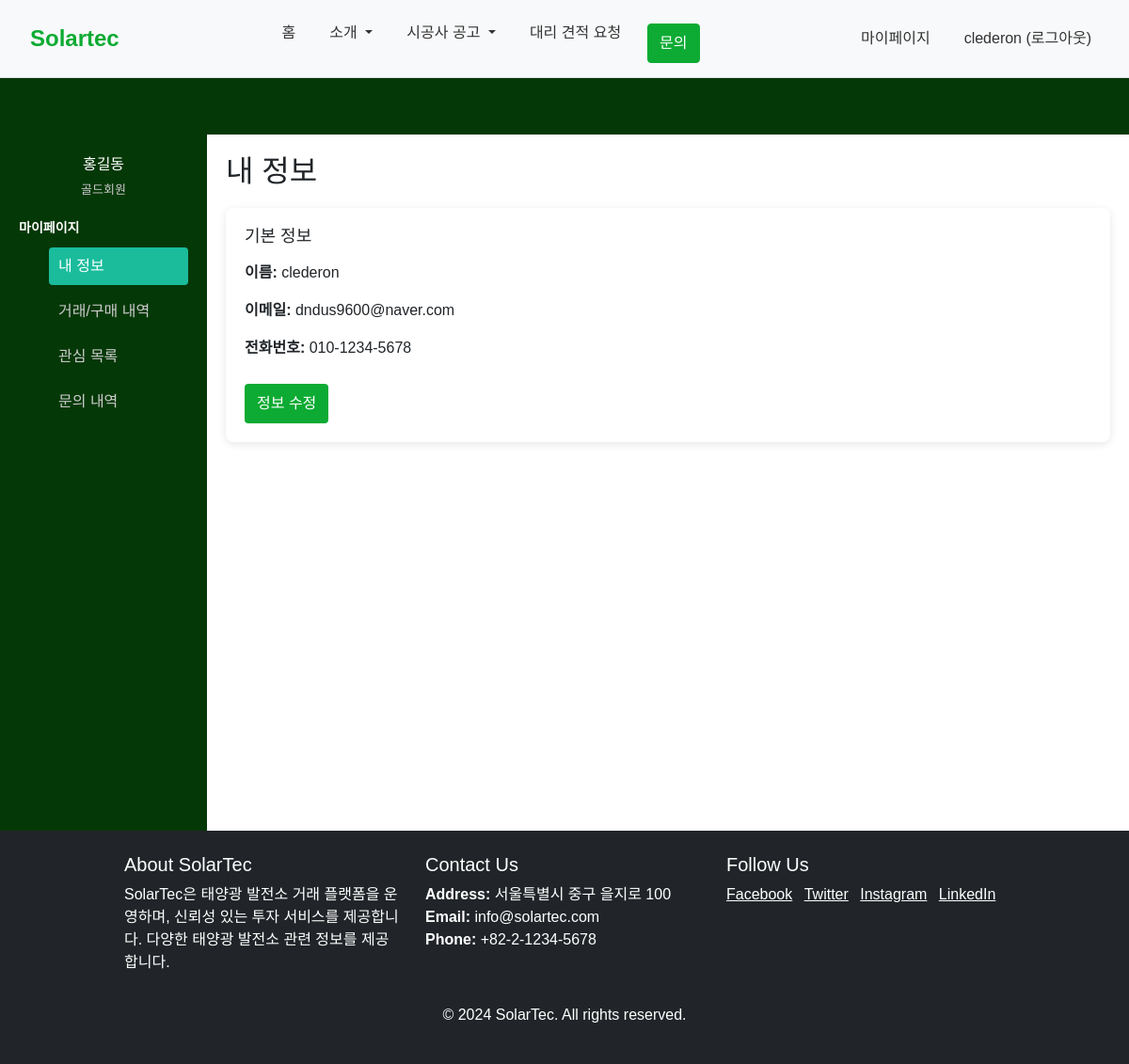
The page /auth/auth/mypage (signed in) on the database its author committed.
### solar/models.py (models this page shows)
class User(db.Model) :
    id = db.Column(db.Integer, primary_key=True)
    username = db.Column(db.String(150), unique=True, nullable=False)
    password = db.Column(db.String(200), nullable=False)
    email = db.Column(db.String(120), unique=True, nullable=False)

### solar/views/auth_views.py (the view)
@bp.route('/auth/mypage')
def mypage():
    user_id = session.get('user_id')
    user = User.query.get(user_id)
    latest_properties = (
        Property.query
        .filter_by(user_id=user_id)
        .order_by(Property.create_date.desc())
        .limit(3)
        .all()
    )
    question_list = Question.query.filter_by(user_id=user_id) \
                                  .order_by(Question.create_date.desc()) \
                                  .paginate(page=request.args.get('page', 1, type=int), per_page=5)
    liked_properties = []
    if g.user:
        liked_properties = Property.query \
            .join(PropertyLike, Property.id == PropertyLike.property_id) \
            .filter(PropertyLike.user_id == g.user.id) \
            .order_by(Property.create_date.desc()) \
            .all()
    return render_template('auth/mypage.html', user=user, question_list=question_list, latest_properties=latest_properties, liked_properties=liked_properties)

### solar/filter.py (called while the page is built)
def format_datetime(value, fmt = '%Y년 %m월 %d일 %H:%M') :
    return value.strftime(fmt)

### solar/views/auth_views.py (called while the page is built)
@bp.before_app_request
def load_logged_in_user() :
    user_id = session.get('user_id')
    if user_id is None :
        g.user = None
    else :
        g.user = User.query.get(user_id)

### solar/templates/auth/mypage.html (shortened to what this page needs)
{% extends 'base.html' %} {% block content %}
<head>
</head>
<body>
  <div class="header">
  </div>
  <div class="main-container">
    <div class="sidebar">
      <div class="profile-box">
        <div class="nickname">홍길동</div>
        <div style="font-size: 13px;">골드회원</div>
      </div>
      <div class="menu-title">마이페이지</div>
      <ul>
        <li><a class="menu-item active" data-target="panel1">내 정보</a></li>
        <li><a class="menu-item" data-target="panel2">거래/구매 내역</a></li>
        <li><a class="menu-item" data-target="panel3">관심 목록</a></li>
        <li><a class="menu-item" data-target="panel4">문의 내역</a></li>
      </ul>
    </div>
    <div class="mypage-content">
        <div id="panel1" class="menu-panel active">
            <h2>내 정보</h2>
            <div class="info-section">
                <h3>기본 정보</h3>
                <p><strong>이름:</strong> {{ user.username }}</p>
                <p><strong>이메일:</strong> {{ user.email }}</p>
                <p><strong>전화번호:</strong> 010-1234-5678</p>
                <a href="#" class="btn">정보 수정</a>
              </div>
        </div>
    </div>
  </div>
</body>
</html>
{% endblock %}

### solar/templates/navbar.html (shortened to what this page needs)
<nav class="navbar navbar-expand-lg navbar-light bg-light border-bottom">
    <div class="container-fluid">
        <a class="navbar-brand" href="{{ url_for('main.index') }}">Solartec</a>
        <div
            class="collapse navbar-collapse justify-content-center"
            id="navbarNav"
        >
            <ul class="navbar-nav" style="margin-left: 20%">
                <li class="nav-item">
                    <a class="nav-link" href="main.index">홈</a>
                </li>
                <li class="nav-item dropdown">
                    <a
                        class="nav-link dropdown-toggle"
                        href="{{ url_for('main.index') }}"
                        id="introDropdown"
                        role="button"
                        data-bs-toggle="dropdown"
                        aria-expanded="false"
                    >
                        소개
                    </a>
                </li>
                <li class="nav-item dropdown">
                    <a
                        class="nav-link dropdown-toggle"
                        href="#"
                        id="announcementDropdown"
                        role="button"
                        data-bs-toggle="dropdown"
                        aria-expanded="false"
                    >
                        시공사 공고
                    </a>
                </li>
                <li class="nav-item">
                    <a class="nav-link" href="#">대리 견적 요청</a>
                </li>
                <li class="nav-item">
                    <a
                        class="btn btn-primary"
                        href="{{ url_for('main.question') }}"
                        >문의</a
                    >
                </li>
            </ul>
        </div>
        <div
            class="collapse navbar-collapse justify-content-end"
            id="navbarSupportedContent"
        >
            {% if g.user %}
            <ul class="navbar-nav">
                <li class="nav-item">
                    <a
                        class="nav-link"
                        href="{% if g.user.username == 'admin' %}
                         {{ url_for('auth.admin_dashboard') }}
                     {% else %}
                         {{ url_for('auth.mypage') }}
                     {% endif %}"
                    >
                        {% if g.user.username == 'admin' %}관리자페이지{% else
                        %}마이페이지{% endif %}
                    </a>
                </li>
                <li class="nav-item">
                    <a href="{{ url_for('auth.logout') }}" class="nav-link">
                        {{ g.user.username }} (로그아웃)
                    </a>
                </li>
            </ul>
            {% endif %}
        </div>
    </div>
</nav>

### solar/static/css/style.css (style rules this page uses)
body { font-family: Arial, sans-serif; margin: 0; padding: 0; box-sizing: border-box; }
.navbar { padding: 15px 20px; }
.navbar-brand { font-size: 24px; font-weight: bold; color: #0DAB33 !important; }
.navbar-nav .nav-link { color: #333; font-weight: 500; padding: 8px 15px; }
.navbar .btn { background-color: #0DAB33; color: #fff; }
nav ul { list-style: none; margin: 0; padding: 0; display: flex; }
nav ul li { margin-left: 20px; }
nav ul li a { color: #fff; text-decoration: none; }

### solar/templates/auth/mypage.html (style rules this page uses)
* { margin: 0; padding: 0; box-sizing: border-box; }
body { font-family: sans-serif; background: #f1f3f6; }
.header { height: 60px; background: #053807; color: #fff; display: flex; align-items: center; justify-content: space-between; padding: 0 20px; }
.main-container { display: flex; height: calc(100vh - 60px); }
.sidebar { width: 220px; background: #053807; color: #ccc; padding: 20px; }
.profile-box { text-align: center; margin-bottom: 20px; }
.profile-box .nickname { font-size: 16px; color: #fff; margin-bottom: 5px; }
.sidebar .menu-title { font-weight: bold; color: #fff; margin-top: 20px; margin-bottom: 10px; font-size: 14px; }
.sidebar ul { list-style: none; }
.sidebar ul li { margin: 8px 0; }
.sidebar ul li a { color: #ccc; text-decoration: none; padding: 8px 10px; display: block; border-radius: 4px; transition: background 0.2s; }
.sidebar ul li a.active { background: #1abc9c; color: #fff; }
.mypage-content { flex: 1; background: #fff; padding: 20px; overflow-y: auto; }
.mypage-content h2 { margin-bottom: 20px; }
.info-section { background: #fff; border-radius: 8px; box-shadow: 0 2px 8px rgba(0,0,0,0.1); padding: 20px; margin-bottom: 30px; }
.info-section h3 { margin-bottom: 15px; font-size: 18px; }
.btn { display: inline-block; background: #0dab33; color: #fff; text-decoration: none; padding: 8px 12px; border-radius: 4px; margin-top: 10px; transition: background 0.3s; }
.menu-panel { display: none; }
.menu-panel.active { display: block; }

### rows shown on the page
User: user.username "clederon", username "clederon", email "dndus9600@naver.com"
